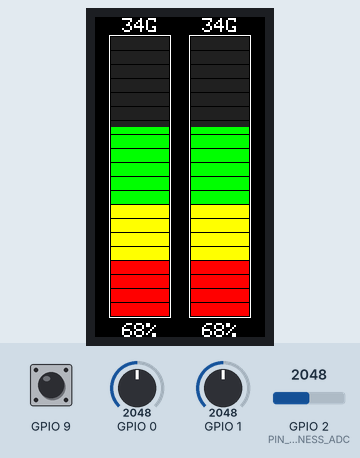
The program below on a simulated ESP32-C6. Parts: 170×320 colour display. The test bench sets the inputs (shaded band); at power-on: GPIO 9 HIGH, GPIO 0 = 2048, GPIO 1 = 2048, GPIO 2 (PIN_BRIGHTNESS_ADC) = 2048 (analog values on the 0–4095 scale). What the program prints to the serial monitor is not drawn.

Above: at 3.5 s.
3.6 s: GPIO 9 pulled LOW for 0.15 s
At 4.9 s:
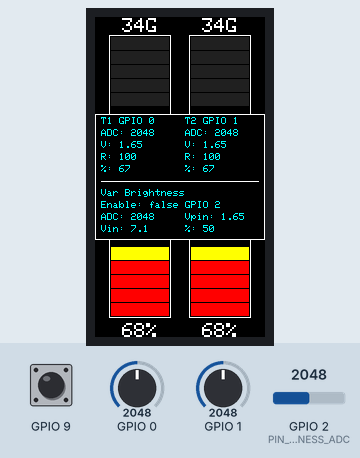
5.2 s: GPIO 0 set to 2016
At 6.3 s:
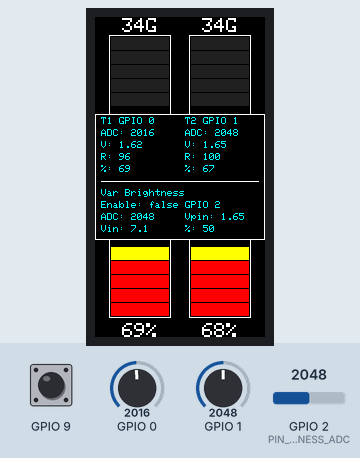
7.1 s: GPIO 0 set to 1956
At 9.4 s:
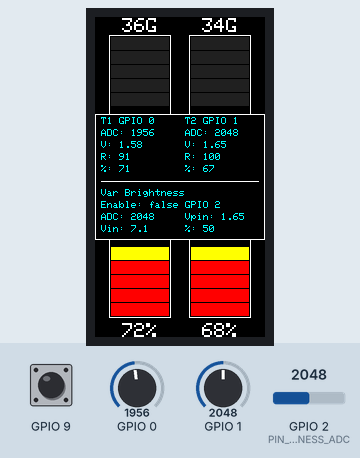
9.7 s: GPIO 1 set to 1943
At 11.1 s:
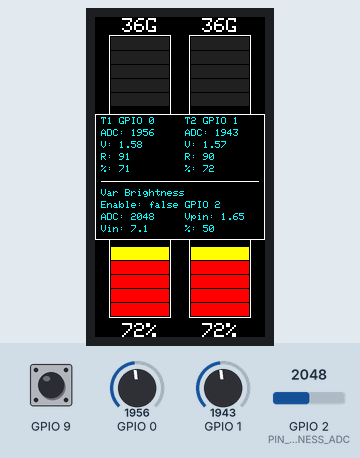
11.5 s: GPIO 1 set to 1873
At 14.3 s:
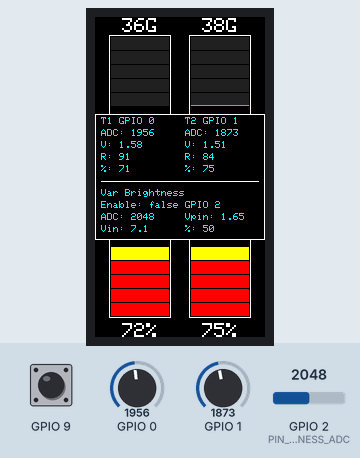
14.5 s: GPIO 9 pulled LOW for 1 s
At 16.65 s:
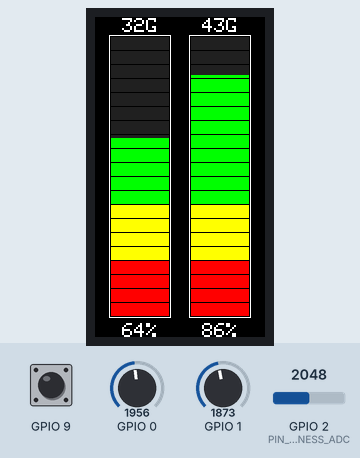
Timing chart, 0 to 17.1 s (numbered marks = the images above; inputs shaded):
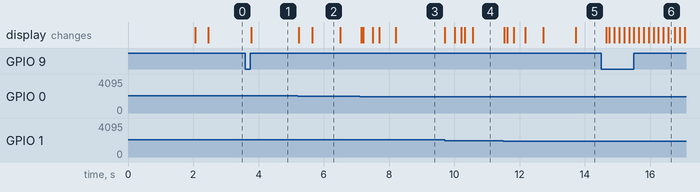

The program:

main.cpp
```cpp
/**
 * ESP32-C6 Dual Fuel Tank Gauge
 *
 * Main application entry point for the fuel tank gauge display.
 * Supports three operating modes (switchable at runtime via BOOT button):
 *   - NORMAL: Real ADC readings from fuel senders
 *   - DEMO: Simulated cycling values for testing without hardware
 *   - DEBUG: Real ADC readings with diagnostic overlay
 *
 * Hardware: Waveshare ESP32-C6-LCD-1.9
 * Display: ST7789 170x320 LCD in portrait orientation
 * Sensors: 33-240 ohm fuel tank senders via voltage divider
 *
 * Press BOOT button (GPIO9) to cycle modes: Normal → Demo → Debug → Normal
 */

#include <Arduino.h>
#include "config.h"
#include "display/display.h"
#include "display/gauge.h"
#include "display/brightness.h"
#include "sensor/fuel_sensor.h"
#include "modes/modes.h"

// ============================================================================
// Application State
// ============================================================================

static float tank1_percent = 0.0f;
static float tank2_percent = 0.0f;
static float prev_tank1_percent = -1.0f;  // Force initial draw
static float prev_tank2_percent = -1.0f;

static unsigned long last_update_time = 0;
static bool initial_draw_done = false;
static bool force_redraw = false;  // Force full redraw on mode change

// Gauge positions (calculated in setup)
static int16_t tank1_x = 0;
static int16_t tank2_x = 0;
static int16_t gauge_y = 0;

// ============================================================================
// Setup
// ============================================================================

void setup() {
    // Initialize serial for debugging
    Serial.begin(115200);

    // Wait for serial to be ready (important for USB CDC)
    delay(2000);  // Give time for USB serial to connect

    Serial.println();
    Serial.println("========================================");
    Serial.println("  ESP32-C6 Dual Fuel Tank Gauge");
    Serial.println("  Debug Build - " __DATE__ " " __TIME__);
    Serial.println("========================================");
    Serial.println();

    // Print chip info
    Serial.print("[BOOT] ESP32-C6 Chip Revision: ");
    Serial.println(ESP.getChipRevision());
    Serial.print("[BOOT] CPU Frequency: ");
    Serial.print(ESP.getCpuFreqMHz());
    Serial.println(" MHz");
    Serial.print("[BOOT] Free Heap: ");
    Serial.print(ESP.getFreeHeap());
    Serial.println(" bytes");
    Serial.println();

    // Initialize mode system
    mode_init();
    Serial.print("Starting in mode: ");
    Serial.println(mode_get_name(mode_get_current()));

    // Initialize BOOT button for mode switching
    button_init();
    Serial.println("BOOT button initialized (press to cycle modes)");

    // Initialize display
    Serial.print("Initializing display... ");
    if (!display_init()) {
        Serial.println("FAILED!");
        // Blink or indicate error somehow
        while (1) {
            delay(1000);
        }
    }
    Serial.println("OK");

    // Initialize fuel sensors (needed for Normal and Debug modes)
    Serial.print("Initializing fuel sensors... ");
    fuel_sensor_init();
    Serial.println("OK");

    // Initialize brightness control (auto-dimming)
    brightness_init();

    // Initialize demo mode
    Serial.println("Initializing demo mode...");
    demo_mode_init();

    // Calculate gauge positions for portrait mode (170 wide x 320 tall)
    // In portrait mode (rotation 0):
    //   - Screen width = 170 pixels (narrow)
    //   - Screen height = 320 pixels (tall)
    int16_t screen_width = LCD_WIDTH;    // 170 pixels
    int16_t screen_height = LCD_HEIGHT;  // 320 pixels

    Serial.print("[LAYOUT] Screen dimensions: ");
    Serial.print(screen_width);
    Serial.print("x");
    Serial.println(screen_height);

    // Position gauges side by side, centered horizontally
    // Each gauge is GAUGE_WIDTH wide with a gap between them
    int16_t gap_between = 20;  // Gap between the two gauges
    int16_t total_gauge_width = GAUGE_WIDTH * 2 + gap_between;
    int16_t start_x = (screen_width - total_gauge_width) / 2;

    tank1_x = start_x;
    tank2_x = start_x + GAUGE_WIDTH + gap_between;

    // Vertical position - Layout: [Gallons text] [Bar] [Percentage text]
    // Maximize bar usage - minimal margins
    int text_height = 18;  // Height for text rows (size 2 = ~16px + small padding)
    int top_margin = 1;    // Small margin from top of screen
    int bottom_margin = 2; // Small margin from bottom
    int total_bar_height = GAUGE_SEGMENT_COUNT * (GAUGE_SEGMENT_HEIGHT + GAUGE_SEGMENT_GAP) - GAUGE_SEGMENT_GAP;

    // Bar starts after top margin + top text
    gauge_y = top_margin + text_height;

    Serial.print("[LAYOUT] Bar starts at y=");
    Serial.print(gauge_y);
    Serial.print(" total_bar_height=");
    Serial.print(total_bar_height);
    Serial.print(" bar ends at y=");
    Serial.println(gauge_y + total_bar_height);

    Serial.print("Gauge positions - Tank1: (");
    Serial.print(tank1_x);
    Serial.print(", ");
    Serial.print(gauge_y);
    Serial.print(") Tank2: (");
    Serial.print(tank2_x);
    Serial.print(", ");
    Serial.print(gauge_y);
    Serial.println(")");

    Serial.print("[LAYOUT] GAUGE_WIDTH=");
    Serial.print(GAUGE_WIDTH);
    Serial.print(" total_gauge_width=");
    Serial.print(total_gauge_width);
    Serial.print(" start_x=");
    Serial.println(start_x);

    Serial.print("[LAYOUT] total_bar_height=");
    Serial.print(total_bar_height);
    Serial.print(" gauge_y=");
    Serial.println(gauge_y);
    Serial.println("Setup complete!");
    Serial.println();
}

// ============================================================================
// Main Loop
// ============================================================================

void loop() {
    unsigned long now = millis();

    // ========================================================================
    // Update Auto-Brightness (if enabled)
    // ========================================================================
    brightness_update();

    // ========================================================================
    // Check for BOOT Button Press (Mode Switch)
    // ========================================================================

    if (button_check_press()) {
        OperatingMode new_mode = mode_cycle_next();
        Serial.print("Mode changed to: ");
        Serial.println(mode_get_name(new_mode));

        // Force a full redraw when mode changes
        force_redraw = true;

        // Reset demo mode when switching to it
        if (new_mode == OP_MODE_DEMO) {
            demo_mode_init();
        }
    }

    // Rate limit updates
    if (now - last_update_time < UPDATE_INTERVAL_MS && initial_draw_done && !force_redraw) {
        return;
    }
    last_update_time = now;

    // ========================================================================
    // Read/Update Tank Values Based on Current Mode
    // ========================================================================

    OperatingMode current = mode_get_current();

    // Store sensor readings for debug display (used after gauge update)
    static FuelReading debug_reading1;
    static FuelReading debug_reading2;

    if (current == OP_MODE_DEMO) {
        // Demo mode: Use simulated cycling values
        demo_mode_update(&tank1_percent, &tank2_percent);
    } else {
        // Normal or Debug mode: Read real sensors with EMA damping
        debug_reading1 = fuel_sensor_read_damped(1, ADC_SAMPLES);
        debug_reading2 = fuel_sensor_read_damped(2, ADC_SAMPLES);

        tank1_percent = debug_reading1.percent;
        tank2_percent = debug_reading2.percent;
    }

    // ========================================================================
    // Update Display
    // ========================================================================

    if (!initial_draw_done || force_redraw) {
        // First draw or mode change - render everything
        display_clear(UI_COLOR_BACKGROUND);
        gauge_draw(tank1_x, gauge_y, tank1_percent, 1);
        gauge_draw(tank2_x, gauge_y, tank2_percent, 2);

        prev_tank1_percent = tank1_percent;
        prev_tank2_percent = tank2_percent;
        initial_draw_done = true;
        force_redraw = false;

        Serial.println("Display redrawn");
    } else {
        // Subsequent draws - only update if changed
        bool tank1_changed = gauge_update_if_changed(tank1_x, gauge_y,
                                                      prev_tank1_percent,
                                                      tank1_percent, 1);
        bool tank2_changed = gauge_update_if_changed(tank2_x, gauge_y,
                                                      prev_tank2_percent,
                                                      tank2_percent, 2);

        if (tank1_changed) {
            prev_tank1_percent = tank1_percent;
        }
        if (tank2_changed) {
            prev_tank2_percent = tank2_percent;
        }
    }

    // ========================================================================
    // Debug Mode Overlay (drawn AFTER gauge to prevent flashing)
    // ========================================================================

    if (current == OP_MODE_DEBUG) {
        debug_draw_overlay(
            debug_reading1.raw_adc, debug_reading1.voltage, debug_reading1.resistance,
            debug_reading2.raw_adc, debug_reading2.voltage, debug_reading2.resistance
        );
    }

    // Debug output to serial (in Demo or Debug modes)
    static unsigned long last_serial_print = 0;
    if (now - last_serial_print >= 1000) {
        last_serial_print = now;
        Serial.print("[");
        Serial.print(mode_get_name(mode_get_current()));
        Serial.print("] Tank1: ");
        Serial.print(tank1_percent, 1);
        Serial.print("% | Tank2: ");
        Serial.print(tank2_percent, 1);
        Serial.println("%");
    }
}
```

brightness.cpp
```cpp
#include "brightness.h"
#include "display.h"

#ifndef NATIVE_BUILD
#include <Arduino.h>
#endif

// Current brightness level
static uint8_t current_brightness = BRIGHTNESS_OUTPUT_MAX;
static unsigned long last_update_time = 0;

void brightness_init() {
#ifndef NATIVE_BUILD
    // Always configure ADC pin for brightness sensing (for debug display)
    pinMode(PIN_BRIGHTNESS_ADC, INPUT);
    analogReadResolution(ADC_RESOLUTION);

    #if BRIGHTNESS_AUTO_ENABLE
        Serial.print("[BRIGHTNESS] Auto-dimming enabled on GPIO");
        Serial.println(PIN_BRIGHTNESS_ADC);
        Serial.print("[BRIGHTNESS] Voltage range: ");
        Serial.print(BRIGHTNESS_VOLTAGE_MIN, 1);
        Serial.print("V - ");
        Serial.print(BRIGHTNESS_VOLTAGE_MAX, 1);
        Serial.println("V");
    #else
        Serial.print("[BRIGHTNESS] Auto-dimming disabled (GPIO");
        Serial.print(PIN_BRIGHTNESS_ADC);
        Serial.println(" still readable for debug)");
    #endif

    // Set initial brightness
    brightness_set(BRIGHTNESS_OUTPUT_MAX);
#endif
}

void brightness_update() {
#ifndef NATIVE_BUILD
    #if BRIGHTNESS_AUTO_ENABLE
        unsigned long now = millis();

        // Rate limit updates
        if (now - last_update_time < BRIGHTNESS_UPDATE_MS) {
            return;
        }
        last_update_time = now;

        // Read input voltage
        float voltage = brightness_read_voltage();

        // Map voltage to brightness
        uint8_t new_brightness;

        if (voltage <= BRIGHTNESS_VOLTAGE_MIN) {
            new_brightness = BRIGHTNESS_OUTPUT_MIN;
        } else if (voltage >= BRIGHTNESS_VOLTAGE_MAX) {
            new_brightness = BRIGHTNESS_OUTPUT_MAX;
        } else {
            // Linear interpolation
            float ratio = (voltage - BRIGHTNESS_VOLTAGE_MIN) /
                         (BRIGHTNESS_VOLTAGE_MAX - BRIGHTNESS_VOLTAGE_MIN);
            new_brightness = BRIGHTNESS_OUTPUT_MIN +
                            (uint8_t)(ratio * (BRIGHTNESS_OUTPUT_MAX - BRIGHTNESS_OUTPUT_MIN));
        }

        // Only update if changed significantly (avoid flicker)
        if (abs((int)new_brightness - (int)current_brightness) >= 5) {
            brightness_set(new_brightness);

            // Debug output
            Serial.print("[BRIGHTNESS] V=");
            Serial.print(voltage, 2);
            Serial.print(" -> ");
            Serial.println(new_brightness);
        }
    #endif
#endif
}

void brightness_set(uint8_t level) {
    current_brightness = level;

#ifndef NATIVE_BUILD
    // Use the display's brightness control
    display_set_brightness(level);
#endif
}

uint8_t brightness_get() {
    return current_brightness;
}

uint16_t brightness_read_raw() {
#ifndef NATIVE_BUILD
    // Always read ADC (for debug display), regardless of auto-enable
    uint32_t sum = 0;
    for (int i = 0; i < BRIGHTNESS_SAMPLES; i++) {
        sum += analogRead(PIN_BRIGHTNESS_ADC);
        delayMicroseconds(100);
    }
    return (uint16_t)(sum / BRIGHTNESS_SAMPLES);
#else
    return 0;
#endif
}

float brightness_read_voltage() {
#ifndef NATIVE_BUILD
    // Always read voltage (for debug display), regardless of auto-enable
    uint16_t raw = brightness_read_raw();

    // Convert ADC to voltage at the ADC pin
    float adc_voltage = ((float)raw / (float)ADC_MAX_VALUE) * ADC_VREF;

    // Calculate input voltage using voltage divider formula
    // Vin = Vout * (R1 + R2) / R2
    float input_voltage = adc_voltage * (BRIGHTNESS_DIVIDER_R1 + BRIGHTNESS_DIVIDER_R2)
                         / BRIGHTNESS_DIVIDER_R2;

    return input_voltage;
#else
    return 0.0f;
#endif
}

bool brightness_is_auto_enabled() {
#if BRIGHTNESS_AUTO_ENABLE
    return true;
#else
    return false;
#endif
}
```

brightness.h
```cpp
#ifndef BRIGHTNESS_H
#define BRIGHTNESS_H

#include "config.h"
#include <stdint.h>

/**
 * @brief Initialize the brightness control system
 * Sets up ADC for brightness sensing if enabled
 */
void brightness_init();

/**
 * @brief Update brightness based on ADC reading (if enabled)
 * Call this periodically from the main loop
 * Respects BRIGHTNESS_UPDATE_MS rate limiting internally
 */
void brightness_update();

/**
 * @brief Set brightness manually (0-255)
 * @param level Brightness level (0=off, 255=max)
 */
void brightness_set(uint8_t level);

/**
 * @brief Get current brightness level
 * @return Current brightness (0-255)
 */
uint8_t brightness_get();

/**
 * @brief Read the raw ADC value from brightness sensor
 * @return Raw ADC value (0-4095)
 */
uint16_t brightness_read_raw();

/**
 * @brief Read the input voltage (before divider)
 * @return Calculated input voltage in volts
 */
float brightness_read_voltage();

/**
 * @brief Check if auto-brightness is enabled
 * @return true if BRIGHTNESS_AUTO_ENABLE is set
 */
bool brightness_is_auto_enabled();

#endif // BRIGHTNESS_H
```

gauge.h
```cpp
#ifndef GAUGE_H
#define GAUGE_H

#include "config.h"
#include <stdint.h>

/**
 * @brief Get the RGB565 color for a given fuel percentage
 * @param percent Fuel percentage (0-100)
 * @return RGB565 color code
 */
uint16_t gauge_get_color_for_percent(float percent);

/**
 * @brief Calculate how many segments to fill for a given percentage
 * @param percent Fuel percentage (0-100)
 * @return Number of segments to fill (0 to GAUGE_SEGMENT_COUNT)
 */
int gauge_get_filled_segments(float percent);

/**
 * @brief Draw a complete fuel gauge bar
 * @param x X position of gauge left edge
 * @param y Y position of gauge top edge
 * @param percent Current fuel percentage (0-100)
 * @param tank_number Tank identifier (1 or 2)
 */
void gauge_draw(int16_t x, int16_t y, float percent, int tank_number);

/**
 * @brief Draw the tank label above the gauge
 * @param x X position of gauge left edge
 * @param y Y position (above gauge)
 * @param tank_number Tank identifier (1 or 2)
 */
void gauge_draw_label(int16_t x, int16_t y, int tank_number);

/**
 * @brief Draw the percentage readout below the gauge
 * @param x X position of gauge left edge
 * @param y Y position (below gauge)
 * @param percent Current fuel percentage (0-100)
 */
void gauge_draw_percentage(int16_t x, int16_t y, float percent);

/**
 * @brief Update gauge display only if value changed significantly
 * @param x X position of gauge left edge
 * @param y Y position of gauge top edge
 * @param old_percent Previous percentage value
 * @param new_percent New percentage value
 * @param tank_number Tank identifier (1 or 2)
 * @return true if gauge was redrawn, false if no change needed
 */
bool gauge_update_if_changed(int16_t x, int16_t y, float old_percent,
                              float new_percent, int tank_number);

/**
 * @brief Clear and redraw just the gauge bar area (for updates)
 * @param x X position of gauge left edge
 * @param y Y position of gauge top edge
 * @param percent Current fuel percentage (0-100)
 */
void gauge_redraw_bar(int16_t x, int16_t y, float percent);

#endif // GAUGE_H
```

Source omitted: display.cpp (4796 bytes), display.h (4417 bytes), gauge.cpp (12487 bytes), modes.cpp (14687 bytes), modes.h (3593 bytes), fuel_sensor.cpp (5698 bytes), fuel_sensor.h (3022 bytes), config.h (13567 bytes)

Measured:
- the behaviour switches between 1988 and 1987 on GPIO 0 (found by bisection; images 2 and 3)
- the behaviour switches between 1874 and 1873 on GPIO 1 (found by bisection; images 4 and 5)
- after the input at 3.6 s, the display: changes after 0.18 s (image 1)
- after the input at 5.2 s, the display: first changes at once (image 2 shows a later state)
- after the input at 7.1 s, the display: first changes after 0.05 s (image 3 shows a later state)
- after the input at 9.7 s, the display: first changes at once (image 4 shows a later state)
- after the input at 11.5 s, the display: first changes at once (image 5 shows a later state)
- after the input at 14.5 s, the display: first changes after 0.16 s (image 6 shows a later state)
